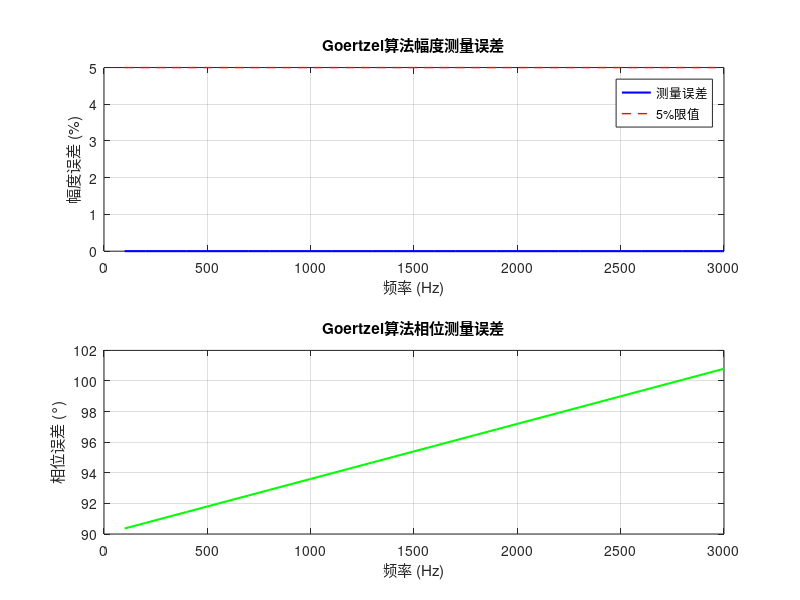

Write MATLAB code to recreate this figure. (Note: this script raises an error after producing the figure.)
%% Goertzel算法验证 - 用于单频率幅度和相位提取
% 验证算法正确性，生成测试数据供STM32代码参考

clear; clc; close all;

%% 1. Goertzel算法实现
function [magnitude, phase] = goertzel(signal, target_freq, fs)
    N = length(signal);
    k = round(N * target_freq / fs);
    w = 2 * pi * k / N;
    coeff = 2 * cos(w);

    s0 = 0; s1 = 0; s2 = 0;
    for i = 1:N
        s0 = signal(i) + coeff * s1 - s2;
        s2 = s1;
        s1 = s0;
    end

    real_part = s1 - s2 * cos(w);
    imag_part = s2 * sin(w);

    magnitude = 2 * sqrt(real_part^2 + imag_part^2) / N;
    phase = atan2(imag_part, real_part) * 180 / pi;
end

%% 2. 测试参数
fs = 100e3;          % 采样率 100kHz
N = 1000;            % 采样点数
t = (0:N-1) / fs;    % 时间向量

%% 3. 测试1：单频正弦波
fprintf('=== 测试1：单频正弦波 ===\n');
f_test = 1000;       % 测试频率 1kHz
A_test = 1.5;        % 幅度 1.5V
phi_test = 30;       % 相位 30度

signal = A_test * sin(2*pi*f_test*t + phi_test*pi/180);
[mag, phase] = goertzel(signal, f_test, fs);

fprintf('设定值: 幅度=%.4f V, 相位=%.2f°\n', A_test, phi_test);
fprintf('测量值: 幅度=%.4f V, 相位=%.2f°\n', mag, phase);
fprintf('幅度误差: %.4f%%\n', abs(mag-A_test)/A_test*100);
fprintf('相位误差: %.4f°\n', abs(phase-phi_test));

%% 4. 测试2：含噪声信号
fprintf('\n=== 测试2：含噪声信号 ===\n');
SNR_dB = 20;  % 信噪比20dB
noise = A_test * 10^(-SNR_dB/20) * randn(1, N);
signal_noisy = signal + noise;

[mag_noisy, phase_noisy] = goertzel(signal_noisy, f_test, fs);
fprintf('含噪测量: 幅度=%.4f V, 相位=%.2f°\n', mag_noisy, phase_noisy);
fprintf('幅度误差: %.4f%%\n', abs(mag_noisy-A_test)/A_test*100);

%% 5. 测试3：多频率信号中的单频提取
fprintf('\n=== 测试3：多频率信号分离 ===\n');
f1 = 1000;  A1 = 1.0;
f2 = 2000;  A2 = 0.5;
f3 = 3000;  A3 = 0.3;
signal_multi = A1*sin(2*pi*f1*t) + A2*sin(2*pi*f2*t) + A3*sin(2*pi*f3*t);

[mag1, phase1] = goertzel(signal_multi, f1, fs);
[mag2, phase2] = goertzel(signal_multi, f2, fs);
[mag3, phase3] = goertzel(signal_multi, f3, fs);

fprintf('f1=%dHz: 幅度%.4f(设%.4f) 误差%.2f%%\n', f1, mag1, A1, abs(mag1-A1)/A1*100);
fprintf('f2=%dHz: 幅度%.4f(设%.4f) 误差%.2f%%\n', f2, mag2, A2, abs(mag2-A2)/A2*100);
fprintf('f3=%dHz: 幅度%.4f(设%.4f) 误差%.2f%%\n', f3, mag3, A3, abs(mag3-A3)/A3*100);

%% 6. 频率扫描测试（模拟实际使用场景）
fprintf('\n=== 测试4：频率扫描测试 ===\n');
freq_scan = 100:100:3000;  % 100Hz到3kHz，步长100Hz
mag_errors = zeros(size(freq_scan));
phase_errors = zeros(size(freq_scan));

for i = 1:length(freq_scan)
    f = freq_scan(i);
    A = 1.0 + 0.5*sin(2*pi*f/3000);  % 幅度随频率变化
    phi = 45 * sin(2*pi*f/1000);       % 相位随频率变化

    sig = A * sin(2*pi*f*t + phi*pi/180);
    [m, p] = goertzel(sig, f, fs);

    mag_errors(i) = abs(m - A) / A * 100;
    phase_errors(i) = abs(p - phi);
end

figure('Name', 'Goertzel精度分析', 'Position', [100 100 1000 600]);

subplot(2,1,1);
plot(freq_scan, mag_errors, 'b-', 'LineWidth', 1.5);
hold on;
plot(freq_scan, ones(size(freq_scan))*5, 'r--', 'LineWidth', 1);
grid on;
xlabel('频率 (Hz)');
ylabel('幅度误差 (%)');
title('Goertzel算法幅度测量误差');
legend('测量误差', '5%限值', 'Location', 'best');

subplot(2,1,2);
plot(freq_scan, phase_errors, 'g-', 'LineWidth', 1.5);
grid on;
xlabel('频率 (Hz)');
ylabel('相位误差 (°)');
title('Goertzel算法相位测量误差');

fprintf('最大幅度误差: %.4f%%\n', max(mag_errors));
fprintf('平均幅度误差: %.4f%%\n', mean(mag_errors));
fprintf('最大相位误差: %.4f°\n', max(phase_errors));

%% 7. 采样点数对精度的影响
fprintf('\n=== 测试5：采样点数影响分析 ===\n');
N_values = [100, 250, 500, 1000, 2000, 5000];
results = zeros(length(N_values), 2);

for i = 1:length(N_values)
    N_test = N_values(i);
    t_test = (0:N_test-1) / fs;
    sig_test = 1.5 * sin(2*pi*1000*t_test + 30*pi/180);
    [m_test, p_test] = goertzel(sig_test, 1000, fs);
    results(i, :) = [abs(m_test-1.5)/1.5*100, abs(p_test-30)];
end

figure('Name', '采样点数影响', 'Position', [100 100 800 400]);
yyaxis left;
plot(N_values, results(:,1), 'b-o', 'LineWidth', 2);
ylabel('幅度误差 (%)');
yyaxis right;
plot(N_values, results(:,2), 'r-s', 'LineWidth', 2);
ylabel('相位误差 (°)');
xlabel('采样点数 N');
title('采样点数对Goertzel精度的影响');
grid on;
legend('幅度误差', '相位误差', 'Location', 'best');

fprintf('N\t幅度误差(%)\t相位误差(°)\n');
for i = 1:length(N_values)
    fprintf('%d\t%.4f\t\t%.4f\n', N_values(i), results(i,1), results(i,2));
end

%% 8. 生成STM32测试向量
fprintf('\n=== STM32测试向量 ===\n');
fprintf('// Goertzel算法验证数据\n');
fprintf('// 输入: 1kHz, 幅度1.5V, 相位30°, 采样率100kHz, 1000点\n');
test_signal = 1.5 * sin(2*pi*1000*(0:999)/100e3 + 30*pi/180);
fprintf('const float test_signal[1000] = {\n    ');
for i = 1:1000
    fprintf('%.6f', test_signal(i));
    if i < 1000
        fprintf(', ');
    end
    if mod(i, 5) == 0
        fprintf('\n    ');
    end
end
fprintf('};\n');
fprintf('// 期望输出: 幅度=1.5000, 相位=30.00°\n');

fprintf('\nGoertzel算法验证完成！\n');
